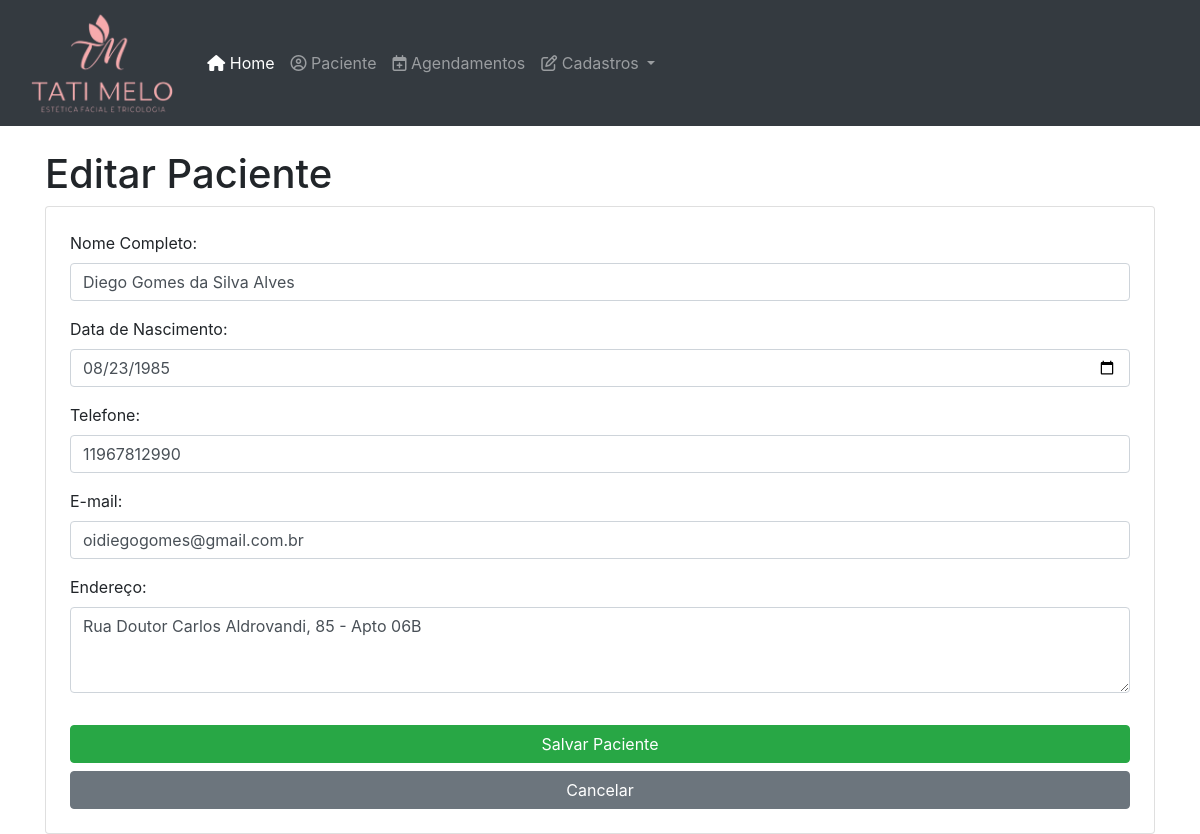
The page /pacientes/1/editar/ on the database its author committed.
### clinica/models.py (models this page shows, shortened)
class Paciente(models.Model):
    nome = models.CharField(max_length=100)
    data_nascimento = models.DateField(verbose_name="Data de Nascimento")
    telefone = models.CharField(max_length=20, unique=True)
    email = models.EmailField(max_length=100, unique=True, verbose_name="E-mail")
    endereco = models.TextField(blank=True, null=True, verbose_name="Endereço")
    data_cadastro = models.DateTimeField(default=timezone.now, verbose_name="Data de Cadastro")
    class Meta:
        verbose_name = "Paciente"
        verbose_name_plural = "Pacientes"
        ordering = ['nome']

### clinica/views.py (the view, shortened to what this page needs)
# urls.py: path('pacientes/<int:pk>/editar/', PacienteUpdateView.as_view(), name='paciente_update'),
class PacienteUpdateView(UpdateView):
    model = Paciente
    form_class = PacienteForm
    template_name = 'clinica/paciente_form.html' # Reutilizamos o mesmo template!

### clinica/forms.py
class PacienteForm(forms.ModelForm):
    data_nascimento = forms.DateField(
        label="Data de Nascimento",
        widget=forms.DateInput(
            format='%Y-%m-%d',  # Formato de SAÍDA: Diz ao Django para renderizar a data como AAAA-MM-DD
            attrs={
                'type': 'date',
                'class': 'form-control'
            }
        ),
        input_formats=['%Y-%m-%d'] # Formato de ENTRADA: Diz ao Django para ACEITAR este formato ao receber os dados
    )
    class Meta:
        model = Paciente
        fields = ['nome', 'data_nascimento', 'telefone', 'email', 'endereco']
        widgets = {
            'nome': forms.TextInput(attrs={'class': 'form-control'}),
            'telefone': forms.TextInput(attrs={'class': 'form-control', 'placeholder': '(XX) XXXXX-XXXX'}),
            'email': forms.EmailInput(attrs={'class': 'form-control'}),
            'endereco': forms.Textarea(attrs={'class': 'form-control', 'rows': 3}),
        }
        labels = {
            'nome': 'Nome Completo',
            'telefone': 'Telefone',
            'email': 'E-mail',
            'endereco': 'Endereço',
        }

### templates/clinica/paciente_form.html (shortened to what this page needs)
{% extends 'base.html' %}
{% block content %}
    <h1>{% if form.instance.pk %}Editar Paciente{% else %}Novo Paciente{% endif %}</h1>
    <form method="post">
        <div class="card p-4">
            {% for field in form %}
                <div class="mb-3">
                    {{ field.label_tag }}
                    {{ field }}
                </div>
            {% endfor %}
            <button type="submit" class="btn btn-success mt-3">Salvar Paciente</button>
            <a href="{% url 'paciente_list' %}" class="btn btn-secondary mt-2">Cancelar</a>
        </div>
    </form>
{% endblock %}

### rows shown on the page
Paciente: form "Diego Gomes da Silva Alves" "08/23/1985" "11967812990" "oidiegogomes@gmail.com.br" "Rua Doutor Carlos Aldrovandi, 85 - Apto 06B"

### other values the page prints
{{ field.label_tag }} "Nome Completo:" "Data de Nascimento:" "Telefone:" "E-mail:" "Endereço:"
